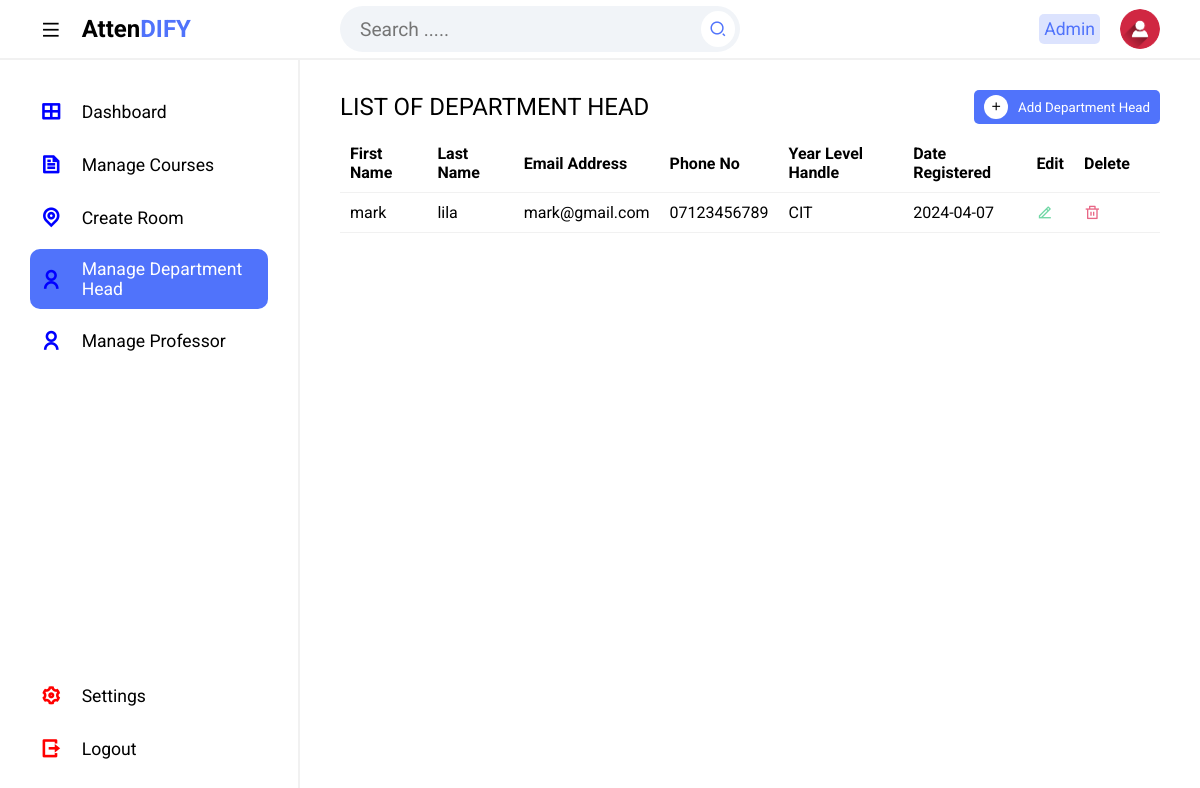
Page /manage-depthead (signed in) on the committed database.
### tables this page shows
CREATE TABLE `tbldepthead` (
  `Id` int(10) NOT NULL,
  `firstName` varchar(255) NOT NULL,
  `lastName` varchar(255) NOT NULL,
  `emailAddress` varchar(255) NOT NULL,
  `password` varchar(255) NOT NULL,
  `phoneNo` varchar(50) NOT NULL,
  `yearlevelCode` varchar(50) NOT NULL,
  `dateCreated` varchar(50) NOT NULL
);

### resources/lib/php_functions.php (called while the page is built, shortened)
<?php
function fetch($sql)
{
    global $pdo;
    $stmt = $pdo->query($sql);
    $result = $stmt->fetchAll(PDO::FETCH_ASSOC);
    return $result;
}

### resources/pages/administrator/manage-depthead.php (the view, shortened to what this page needs)
<!DOCTYPE html>
<html lang="en">
<head>
    <link rel="stylesheet" href="resources/assets/css/admin_styles.css">
    <link rel="stylesheet" href="https://cdnjs.cloudflare.com/ajax/libs/font-awesome/6.5.1/css/all.min.css">
    <link href="https://cdnjs.cloudflare.com/ajax/libs/remixicon/4.2.0/remixicon.css" rel="stylesheet">
</head>
<body>
    <?php include "Includes/topbar.php"; ?>
    <section class=main>
        <?php include "Includes/sidebar.php"; ?>
        <div class="main--content">
            <div class="table-container">
                <div class="title" id="showButton">
                    <h2 class="section--title">LIST OF DEPARTMENT HEAD</h2>
                    <button class="add"><i class="ri-add-line"></i>Add Department Head</button>
                </div>
                <div class="table">
                    <table>
                        <thead>
                            <tr>
                                <th>First Name</th>
                                <th>Last Name</th>
                                <th>Email Address</th>
                                <th>Phone No</th>
                                <th>Year Level Handle</th>
                                <th>Date Registered</th>
                                <th>Edit</th>
                                <th>Delete<th>
                            </tr>
                        </thead>
                        <tbody>
                            <tr>
                                <?php
                                $sql = "SELECT * FROM tbldepthead";
                                $result = fetch($sql);
                                if ($result) {
                                    foreach ($result as $row) {
                                        echo "<tr id='rowdepthead{$row["Id"]}'>";
                                        echo "<td>" . $row["firstName"] . "</td>";
                                        echo "<td>" . $row["lastName"] . "</td>";
                                        echo "<td>" . $row["emailAddress"] . "</td>";
                                        echo "<td>" . $row["phoneNo"] . "</td>";
                                        echo "<td>" . $row["yearlevelCode"] . "</td>";
                                        echo "<td>" . $row["dateCreated"] . "</td>";
                                        echo "<td><span><i class='ri-edit-2-line edit' data-id='{$row["Id"]}' data-name='depthead'></i></span></td>";
                                        echo "<td><span><i class='ri-delete-bin-line delete' data-id='{$row["Id"]}' data-name='depthead'></i></span></td>";
                                        echo "</tr>";
                                    }
                                } else {
                                    echo "<tr><td colspan='6'>No records found</td></tr>";
                                }
                                ?>
                        </tbody>
                    </table>
                </div>
            </div>
    </section>
</body>
</html>

### resources/assets/css/admin_styles.css (style rules this page uses)
* { margin: 0; padding: 0; box-sizing: border-box; font-family: 'Roboto', sans-serif; }
body { position: relative; width: 100%; }
.main { position: relative; width: 100%; min-height: calc(100vh - 60px); }
thead { position:sticky; top:0; background-color:white; padding:20px; }
.main--content { position: absolute; top: 0; right: 0; height: 100%; width: calc(100% - 300px); padding: 0 40px; transition: .3s; }
.title { display: flex; align-items: center; justify-content: space-between; margin-bottom: 10px; margin-top: 30px; }
.section--title { font-weight: 400; }
.add { display: flex; align-items: center; padding: 5px 10px; outline: none; border: none; background-color: #5073fb; color: #fff; border-radius: 5px; cursor: pointer; transition: .3s; }
.add i { margin-right: 10px; padding: 5px; background-color: #fff; border-radius: 50%; color: #000; }
.table-container { margin-bottom: 20px; }
.table { height: 200px; overflow-y: scroll; }
table { width: 100%; text-align: left; border-collapse: collapse; }
tr { border-bottom: 1px solid #f1f1f1; }
td, th { padding-block: 10px; padding:10px; }
.edit { color: #70d7a5; margin-right: 10px; }
.delete { color: #e86786; }

### rows in the picture
tbldepthead: firstName "mark", lastName "lila", emailAddress "mark@gmail.com", phoneNo "07123456789", yearlevelCode "CIT", dateCreated "2024-04-07"

### other values in the picture
$logged_in->name "Admin"
